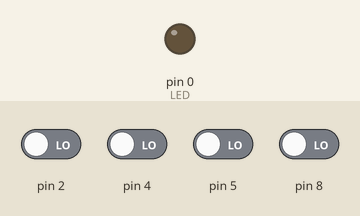
The sketch below on a simulated Arduino Uno, built with avr-gcc and run on an emulated ATmega328P. On the bench: output pins drawn as LEDs (lit = HIGH). Inputs (shaded band) come from the test bench; at power-on: pin 2, pin 4, pin 5, pin 8 LOW.

Above: at 0.8 s.
0.9 s: pin 2 driven HIGH
At 2.1 s:
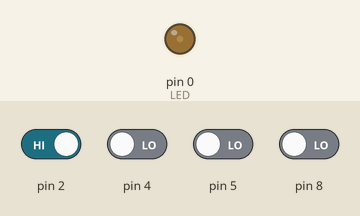
2.4 s: pin 8 driven HIGH
At 3.1 s:
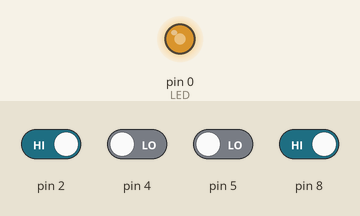
3.9 s: pin 5 driven HIGH
At 4.7 s:
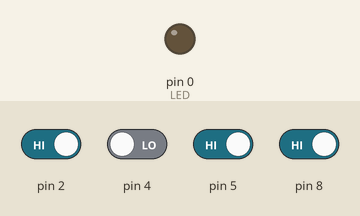
5.4 s: pin 5 driven LOW
At 5.8 s:
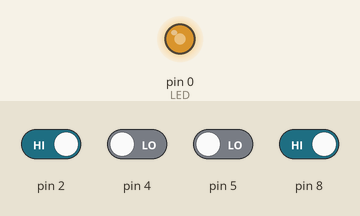
6.9 s: pin 8 driven LOW
At 7.7 s:
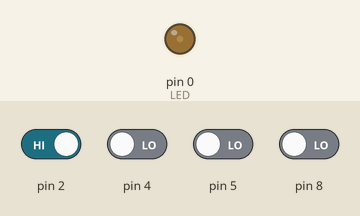
Timing chart, 0 to 9.4 s (numbered marks = the images above; inputs shaded):
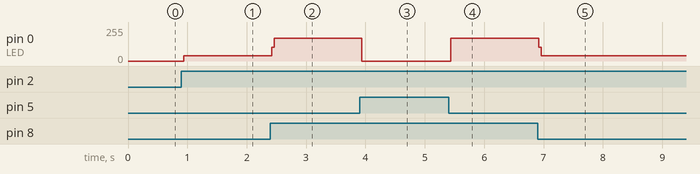

The sketch:

prova_Yvo_3.ino
```cpp
//temperatura PD2
//pressao PD4
//nivel PD5
//peso PB0

#include <avr/io.h>
int main() {
  DDRD |= (1<<PD0); //LED saída
  DDRB = 0; //entradas
  PORTB &= ~(1<<PB0); //pull-up desligado, ja que os sensores estao em nivel logico alto
  PORTD &= ~((1<<PD2) | (1<<PD4) | (1<<PD5)); //pull-up desligado, ja que os sensores estao em nivel logico alto
  //&= ~() faz com que somente esses bits tenham o pull-up desligados


  while(1){
    PORTD &= ~(1<<PD0); // começa com o LED apagado

    if((PIND &(1<<PD5)) && (PIND &(1<<PD2)) && (PIND &(1<<PD4))){
      PORTD |= (1<<PD0);
    }

    if(!(PIND &(1<<PD5)) && (PIND &(1<<PD2)) && (PINB &(1<<PB0))){
      PORTD |= (1<<PD0);
    }

    if(!(PIND &(1<<PD5)) && !(PIND &(1<<PD2)) && (PIND &(1<<PD4))){
      PORTD |= (1<<PD0);
    }

    if(!(PIND &(1<<PD5)) && (PIND &(1<<PD2)) && !(PINB &(1<<PB0))){
      PORTD |= (1<<PD0);
    }
  }
}


/* LED1 - PD0
4 sensores de saída ON/OFF em nível lógico alto (PULL-DOWN)
	temperatura
	pressão
	nível
	peso do fluído
Nível alto e temperatura alta e pressão alta (1110)
Nível baixo temperatura e peso alto (1001)
Nível baixo temperatura baixa e pressão alta (0100)
Nível baixo peso e temperatura alta (1000)*/
```

Measured:
- after the input at 0.9 s, pin 0 (LED): 0/255 → 39/255 at once
- after the input at 2.4 s, pin 0 (LED): 39/255 → 170/255 at once
- after the input at 3.9 s, pin 0 (LED): 170/255 → 0/255 at once
- after the input at 5.4 s, pin 0 (LED): 0/255 → 170/255 at once
- after the input at 6.9 s, pin 0 (LED): 170/255 → 39/255 at once
